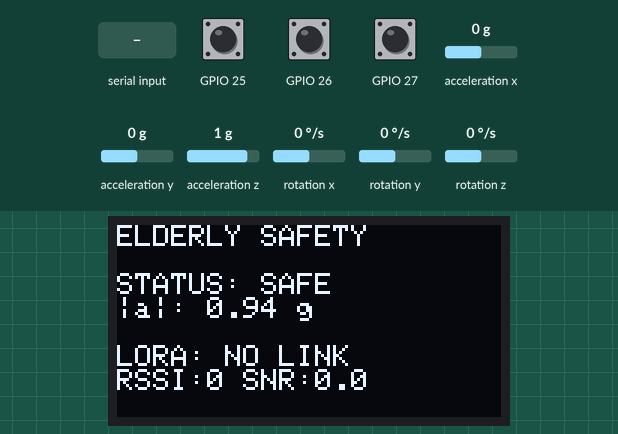
A sketch run on a simulated ESP32. Parts: 128×64 one-colour display. Wiring (inferred from the names in the program): MPU-6050 motion sensor at I2C address 0x68. Inputs (shaded band) come from the test bench; at power-on: GPIO 27 HIGH, GPIO 25 HIGH, GPIO 26 HIGH, acceleration x 0 g, acceleration y 0 g, acceleration z 1 g, rotation x 0 °/s, rotation y 0 °/s, rotation z 0 °/s. Random numbers use the default seed unless the sketch sets one; no radio packets arrive unless stated; what the sketch prints to the serial monitor is not drawn.

Above: at 2.1 s.
2.2 s: GPIO 27 pulled LOW for 0.15 s
At 5.1 s:
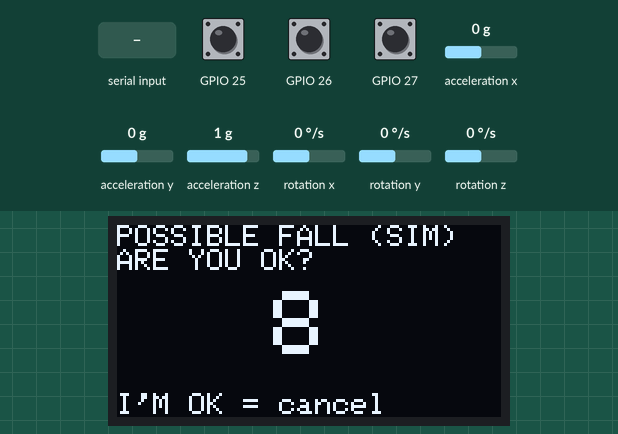
5.3 s: "h" received over Serial
At 6.7 s:
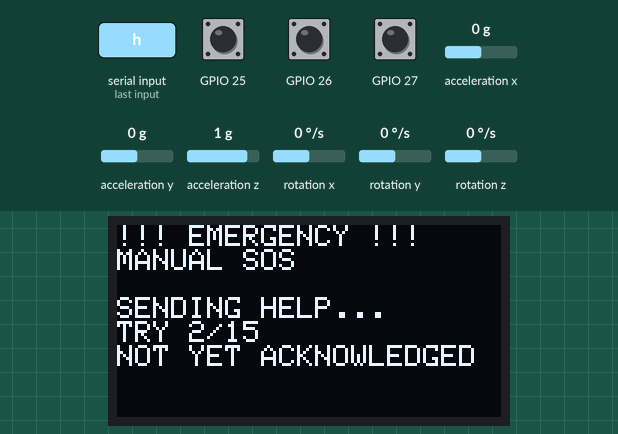
8.3 s: GPIO 25 pulled LOW for 0.15 s
At 9.5 s:
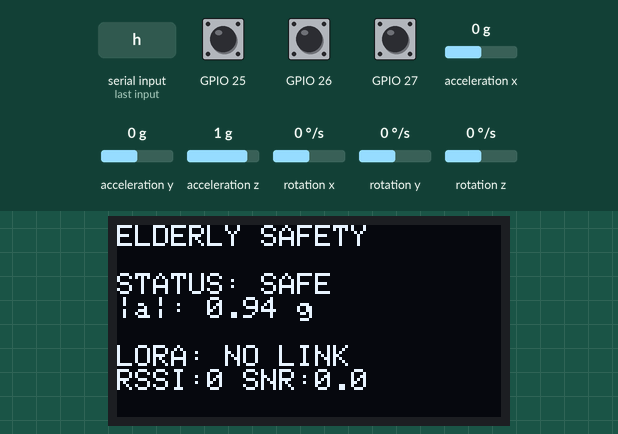
10.5 s: GPIO 26 pulled LOW for 3.2 s
At 16.4 s:
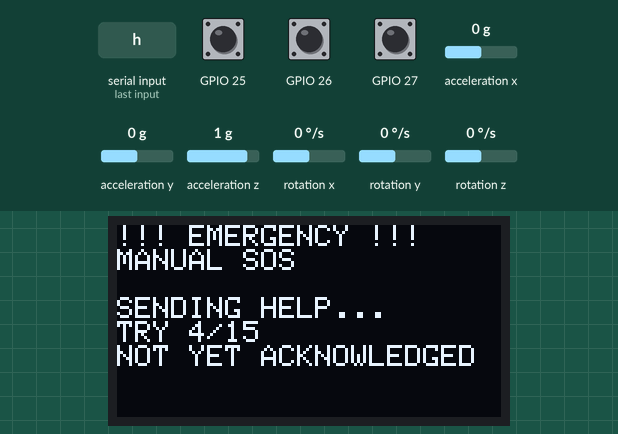
16.7 s: GPIO 25 pulled LOW for 1 s
At 18.2 s:
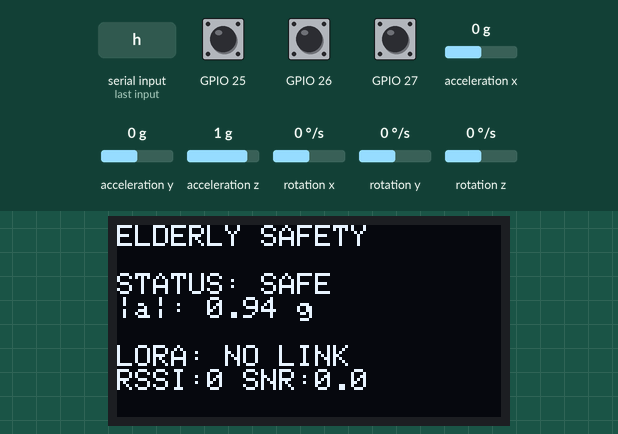
19.2 s: acceleration x set to -1.4 g
At 19.5 s:
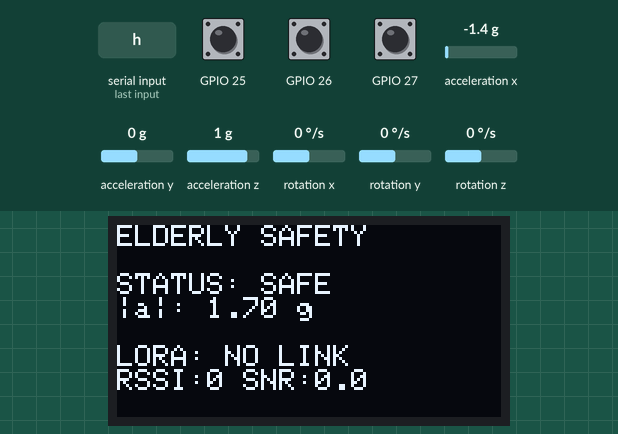
Timing chart, 0 to 21.7 s (numbered marks = the images above; inputs shaded):
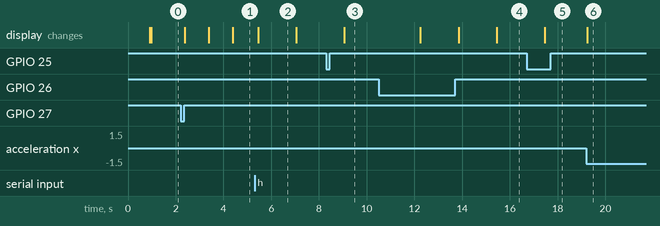

The sketch:

node1_wearable.ino.ino
```cpp
#include <SPI.h>
#include <LoRa.h>
#include <Wire.h>
#include <Adafruit_GFX.h>
#include <Adafruit_SSD1306.h>
#include "protocol.h"

// ---------- Pins ----------
#define SDA_PIN 21
#define SCL_PIN 22
#define OLED_ADDR 0x3C
#define LORA_SCK 18
#define LORA_MISO 19
#define LORA_MOSI 23
#define LORA_SS 5
#define LORA_RST 14
#define LORA_DIO0 4
#define BTN_OK 25
#define BTN_HELP 26
#define BTN_SIM 27   // DEVELOPMENT SIMULATION: starts the fall countdown

// ---------- Config ----------
#define DEVICE_ID 1
#define NODE2_ID 2
#define LORA_FREQ 433E6
#define LORA_TX_DBM 10
#define HEARTBEAT_MS 5000UL
#define LINK_TIMEOUT_MS 15000UL
#define COUNTDOWN_S 10
#define SOS_HOLD_MS 1500UL
#define RETRY_MS 1500UL
#define MAX_TRIES 15
#define DEBOUNCE_MS 30UL

// ---------- MPU6050 (calibration from Phase 3) ----------
#define MPU_ADDR 0x68
const float ACC_LSB_PER_G = 4096.0;   // +-8 g
const float GYRO_LSB_PER_DPS = 65.5;  // +-500 deg/s
const float GYRO_OFF[3]  = {-2.147, 7.062, -1.190};
const float ACC_OFF[3]   = {0.0172, 0.0087, 0.0497};
const float ACC_SCALE[3] = {1.0029, 1.0016, 0.9897};

Adafruit_SSD1306 display(128, 64, &Wire, -1);

// ---------- Globals ----------
bool mpuOk = false;
float amag = 0, gmag = 0;
uint32_t imuErrors = 0;

WearState state = WS_SAFE;
uint16_t seq = 0;
uint16_t pendSeq = 0;
uint8_t pendType = 0;
uint8_t tries = 0;
uint32_t firstTxMs = 0, lastTxMs = 0, countdownStart = 0, lastLatency = 0;
uint32_t lastAckMs = 0, lastHbMs = 0, lastImuMs = 0, lastOledMs = 0, lastDbgMs = 0;
bool caregiverAcked = false;
int lastRssi = 0;
float lastSnr = 0;

// ---------- Buttons ----------
struct Button {
  uint8_t pin;
  bool raw, stable, pressEvt, longFired;
  uint32_t lastChange, pressStart;
};
Button bOk = {BTN_OK}, bHelp = {BTN_HELP}, bSim = {BTN_SIM};

void btnBegin(Button &b) { pinMode(b.pin, INPUT_PULLUP); }

void btnUpdate(Button &b) {
  bool r = (digitalRead(b.pin) == LOW);   // LOW = pressed (INPUT_PULLUP)
  uint32_t now = millis();
  if (r != b.raw) { b.raw = r; b.lastChange = now; }
  if ((now - b.lastChange) >= DEBOUNCE_MS && b.stable != b.raw) {
    b.stable = b.raw;
    if (b.stable) { b.pressStart = now; b.pressEvt = true; b.longFired = false; }
  }
}
bool btnPressed(Button &b) { bool e = b.pressEvt; b.pressEvt = false; return e; }
bool btnLong(Button &b, uint32_t ms) {
  if (b.stable && !b.longFired && (millis() - b.pressStart) >= ms) { b.longFired = true; return true; }
  return false;
}

// ---------- MPU6050 ----------
bool mpuWrite(uint8_t reg, uint8_t val) {
  Wire.beginTransmission(MPU_ADDR);
  Wire.write(reg); Wire.write(val);
  return Wire.endTransmission() == 0;
}

void readImu() {
  Wire.beginTransmission(MPU_ADDR);
  Wire.write(0x3B);
  if (Wire.endTransmission(false) != 0 || Wire.requestFrom((uint8_t)MPU_ADDR, (uint8_t)14) != 14) {
    imuErrors++;
    mpuOk = false;
    return;
  }
  uint8_t b[14];
  for (int i = 0; i < 14; i++) b[i] = Wire.read();
  float ax = ((int16_t)((b[0] << 8) | b[1])  / ACC_LSB_PER_G - ACC_OFF[0]) * ACC_SCALE[0];
  float ay = ((int16_t)((b[2] << 8) | b[3])  / ACC_LSB_PER_G - ACC_OFF[1]) * ACC_SCALE[1];
  float az = ((int16_t)((b[4] << 8) | b[5])  / ACC_LSB_PER_G - ACC_OFF[2]) * ACC_SCALE[2];
  float gx = (int16_t)((b[8] << 8) | b[9])   / GYRO_LSB_PER_DPS - GYRO_OFF[0];
  float gy = (int16_t)((b[10] << 8) | b[11]) / GYRO_LSB_PER_DPS - GYRO_OFF[1];
  float gz = (int16_t)((b[12] << 8) | b[13]) / GYRO_LSB_PER_DPS - GYRO_OFF[2];
  amag = sqrtf(ax * ax + ay * ay + az * az);
  gmag = sqrtf(gx * gx + gy * gy + gz * gz);
  mpuOk = true;   // a successful read is the real proof the sensor works
}

// ---------- LoRa ----------
void sendRaw(const Packet &p) {
  LoRa.beginPacket();
  LoRa.write((const uint8_t *)&p, sizeof(p));
  LoRa.endPacket();      // blocks until transmitted
  LoRa.receive();        // go straight back to listening for ACKs
}

void sendOnce(uint8_t type, uint8_t arg) {
  Packet p;
  fillPacket(p, DEVICE_ID, type, ++seq, arg, (int16_t)(amag * 1000));
  sendRaw(p);
}

void sendAlertAttempt() {
  Packet p;
  fillPacket(p, DEVICE_ID, pendType, pendSeq, 0, (int16_t)(amag * 1000));
  sendRaw(p);
  lastTxMs = millis();
  tries++;
  Serial.printf("TX type=%u seq=%u try=%u\n", pendType, pendSeq, tries);
}

void startAlert(uint8_t type) {
  pendType = type;
  pendSeq = ++seq;
  tries = 0;
  caregiverAcked = false;
  firstTxMs = millis();
  state = WS_ALERT_PENDING;
  sendAlertAttempt();
}

void sendCancel() {
  // Sent 3 times with the SAME seq (receiver ignores duplicates)
  Packet p;
  fillPacket(p, DEVICE_ID, PKT_CANCEL, ++seq, 0, 0);
  for (int i = 0; i < 3; i++) { sendRaw(p); delay(150); }
  Serial.println("CANCEL sent x3");
}

void handleRx() {
  int n = LoRa.parsePacket();
  if (n == 0) return;
  if (n != (int)sizeof(Packet)) { while (LoRa.available()) LoRa.read(); return; }
  Packet p;
  LoRa.readBytes((uint8_t *)&p, sizeof(p));
  if (!packetValid(p) || p.devId != NODE2_ID) return;
  lastRssi = LoRa.packetRssi();
  lastSnr = LoRa.packetSnr();

  if (p.type == PKT_ACK) {
    lastAckMs = millis();
    if (state == WS_ALERT_PENDING && p.arg == pendType && p.seq == pendSeq) {
      lastLatency = millis() - firstTxMs;   // measured, includes retries
      state = WS_ALERT_DELIVERED;
      Serial.printf("ACK for type=%u seq=%u after %lu ms\n", pendType, pendSeq, (unsigned long)lastLatency);
    }
  } else if (p.type == PKT_CAREGIVER_ACK) {
    caregiverAcked = true;
    Serial.println("Caregiver acknowledged");
  }
}

// ---------- Display ----------
void drawOled(uint32_t now) {
  bool link = lastAckMs && (now - lastAckMs < LINK_TIMEOUT_MS);
  display.clearDisplay();
  display.setTextSize(1);
  display.setCursor(0, 0);
  switch (state) {
    case WS_SAFE:
      display.println("ELDERLY SAFETY");
      display.println();
      display.println("STATUS: SAFE");
      display.printf("|a|: %.2f g\n", amag);
      display.println();
      display.printf("LORA: %s\n", link ? "OK" : "NO LINK");
      display.printf("RSSI:%d SNR:%.1f\n", lastRssi, lastSnr);
      if (!mpuOk) display.println("IMU ERROR");
      break;
    case WS_COUNTDOWN: {
      int rem = COUNTDOWN_S - (int)((now - countdownStart) / 1000);
      if (rem < 0) rem = 0;
      display.println("POSSIBLE FALL (SIM)");
      display.println("ARE YOU OK?");
      display.setTextSize(3);
      display.setCursor(52, 22);
      display.print(rem);
      display.setTextSize(1);
      display.setCursor(0, 56);
      display.print("I'M OK = cancel");
      break;
    }
    case WS_ALERT_PENDING:
      display.println("!!! EMERGENCY !!!");
      display.println(pendType == PKT_MANUAL_SOS ? "MANUAL SOS" : "NO RESPONSE");
      display.println();
      display.println("SENDING HELP...");
      display.printf("TRY %d/%d\n", tries, MAX_TRIES);
      display.println("NOT YET ACKNOWLEDGED");
      break;
    case WS_ALERT_DELIVERED:
      display.println("!!! EMERGENCY !!!");
      display.println(pendType == PKT_MANUAL_SOS ? "MANUAL SOS" : "NO RESPONSE");
      display.println();
      display.println("HELP SENT");
      display.printf("LORA ACK: %lu ms\n", (unsigned long)lastLatency);
      display.println(caregiverAcked ? "CAREGIVER ACKED" : "WAITING CAREGIVER");
      display.println("I'M OK = cancel");
      break;
    case WS_COMM_LOST:
      display.println("!!! EMERGENCY !!!");
      display.println();
      display.println("NO ACK RECEIVED");
      display.println("HELP NOT CONFIRMED");
      display.println();
      display.println("I'M OK = reset");
      break;
  }
  display.display();
}

// ---------- Setup ----------
void setup() {
  Serial.begin(115200);
  btnBegin(bOk); btnBegin(bHelp); btnBegin(bSim);
  delay(500);

  Wire.begin(SDA_PIN, SCL_PIN);
  Wire.setClock(100000);
  delay(200);

  // MPU first, with retries and a report of which step fails
  bool initOk = false;
  for (int attempt = 1; attempt <= 5 && !initOk; attempt++) {
    bool a = mpuWrite(0x6B, 0x00);   // wake
    delay(100);
    bool b = mpuWrite(0x1A, 0x03);   // low-pass ~44 Hz
    bool c = mpuWrite(0x1B, 0x08);   // +-500 dps
    bool d = mpuWrite(0x1C, 0x10);   // +-8 g
    Serial.printf("MPU init attempt %d: wake=%d dlpf=%d gyro=%d accel=%d\n", attempt, a, b, c, d);
    initOk = a && b && c && d;
    delay(100);
  }
  Serial.println(initOk ? "MPU init OK" : "MPU init reported FAILED (will still try reading)");

  if (!display.begin(SSD1306_SWITCHCAPVCC, OLED_ADDR)) {
    Serial.println("OLED init FAILED");
    while (true) delay(1000);
  }
  display.setTextColor(SSD1306_WHITE);
  Wire.setClock(400000);

  SPI.begin(LORA_SCK, LORA_MISO, LORA_MOSI, LORA_SS);
  LoRa.setPins(LORA_SS, LORA_RST, LORA_DIO0);
  if (!LoRa.begin(LORA_FREQ)) {
    Serial.println("LoRa init FAILED - check wiring/power/antenna");
    display.setCursor(0, 0);
    display.println("LORA INIT FAILED");
    display.display();
    while (true) delay(1000);
  }
  LoRa.setSyncWord(0xF3);
  LoRa.setSpreadingFactor(7);
  LoRa.setSignalBandwidth(125E3);
  LoRa.enableCrc();
  LoRa.setTxPower(LORA_TX_DBM);
  LoRa.receive();
  seq = (uint16_t)esp_random();   // random start so a reboot never repeats old seq numbers
  Serial.println("Node 1 ready. Serial: s=sim fall, h=SOS, k=I'M OK");
}

// ---------- Loop ----------
void loop() {
  uint32_t now = millis();
  handleRx();

  btnUpdate(bOk); btnUpdate(bHelp); btnUpdate(bSim);
  char c = Serial.available() ? Serial.read() : 0;
  bool evOk  = btnPressed(bOk) || c == 'k';
  bool evSim = btnPressed(bSim) || c == 's';
  bool evSos = btnLong(bHelp, SOS_HOLD_MS) || c == 'h';
  btnPressed(bHelp);   // clear the short-press flag (only long press does anything)

  if (evOk && state != WS_SAFE) {
    sendCancel();
    state = WS_SAFE;
    Serial.println("-> SAFE (cancelled by user)");
  } else if (evSos && (state == WS_SAFE || state == WS_COUNTDOWN)) {
    Serial.println("-> MANUAL SOS");
    startAlert(PKT_MANUAL_SOS);
  } else if (evSim && state == WS_SAFE) {
    Serial.println("-> COUNTDOWN (simulated fall)");
    state = WS_COUNTDOWN;
    countdownStart = now;
    sendOnce(PKT_FALL_WARNING, 0);
  }

  if (state == WS_COUNTDOWN && (now - countdownStart) >= COUNTDOWN_S * 1000UL) {
    Serial.println("-> no response: EMERGENCY");
    startAlert(PKT_EMERGENCY);
  }
  if (state == WS_ALERT_PENDING && (now - lastTxMs) >= RETRY_MS) {
    if (tries >= MAX_TRIES) { state = WS_COMM_LOST; Serial.println("-> COMM LOST (no ACK)"); }
    else sendAlertAttempt();
  }

  if ((now - lastImuMs) >= 20) { lastImuMs = now; readImu(); }   // 50 Hz, always attempted

  if (state == WS_SAFE && (now - lastHbMs) >= HEARTBEAT_MS) {
    lastHbMs = now;
    sendOnce(PKT_HEARTBEAT, (uint8_t)state);
  }

  if ((now - lastOledMs) >= 200) { lastOledMs = now; drawOled(now); }

  if ((now - lastDbgMs) >= 1000) {
    lastDbgMs = now;
    Serial.printf("IMU mpuOk=%d |a|=%.3f g  |gyro|=%.2f dps  imuErr=%lu  state=%d\n",
                  mpuOk, amag, gmag, (unsigned long)imuErrors, (int)state);
  }
}
```

protocol.h
```cpp
#pragma once
#include <stdint.h>
#include <stddef.h>

#define PKT_MAGIC 0xA5
#define PKT_VER   1

enum PktType : uint8_t {
  PKT_HEARTBEAT     = 1,
  PKT_FALL_WARNING  = 2,
  PKT_EMERGENCY     = 3,
  PKT_MANUAL_SOS    = 4,
  PKT_CANCEL        = 5,
  PKT_ACK           = 6,   // Node 2 -> wearable: "I received seq X of type Y"
  PKT_CAREGIVER_ACK = 7    // Node 2 -> wearable: caregiver pressed the button
};

enum WearState : uint8_t {
  WS_SAFE = 0, WS_COUNTDOWN, WS_ALERT_PENDING, WS_ALERT_DELIVERED, WS_COMM_LOST
};

// 10 bytes on air
struct __attribute__((packed)) Packet {
  uint8_t  magic;
  uint8_t  ver;
  uint8_t  devId;
  uint8_t  type;
  uint16_t seq;
  uint8_t  arg;     // ACK: type being acknowledged. Heartbeat: wearable state.
  int16_t  value;   // Heartbeat: |a| in milli-g
  uint8_t  crc;     // CRC-8 of the 9 bytes above (detects corruption, NOT security)
};

static inline uint8_t crc8(const uint8_t *d, size_t n) {
  uint8_t c = 0;
  while (n--) {
    c ^= *d++;
    for (uint8_t i = 0; i < 8; i++) c = (c & 0x80) ? (uint8_t)((c << 1) ^ 0x07) : (uint8_t)(c << 1);
  }
  return c;
}

static inline void fillPacket(Packet &p, uint8_t devId, uint8_t type, uint16_t seq, uint8_t arg, int16_t value) {
  p.magic = PKT_MAGIC; p.ver = PKT_VER; p.devId = devId; p.type = type;
  p.seq = seq; p.arg = arg; p.value = value;
  p.crc = crc8((const uint8_t *)&p, sizeof(Packet) - 1);
}

static inline bool packetValid(const Packet &p) {
  return p.magic == PKT_MAGIC && p.ver == PKT_VER &&
         p.crc == crc8((const uint8_t *)&p, sizeof(Packet) - 1);
}
```

Measured:
- after the input at 2.2 s, the display: first changes after 0.18 s (image 1 shows a later state)
- after the input at 10.5 s, the display: first changes after 1.7 s (image 4 shows a later state)
- after the input at 19.2 s, the display: changes after 0.05 s (image 6)
